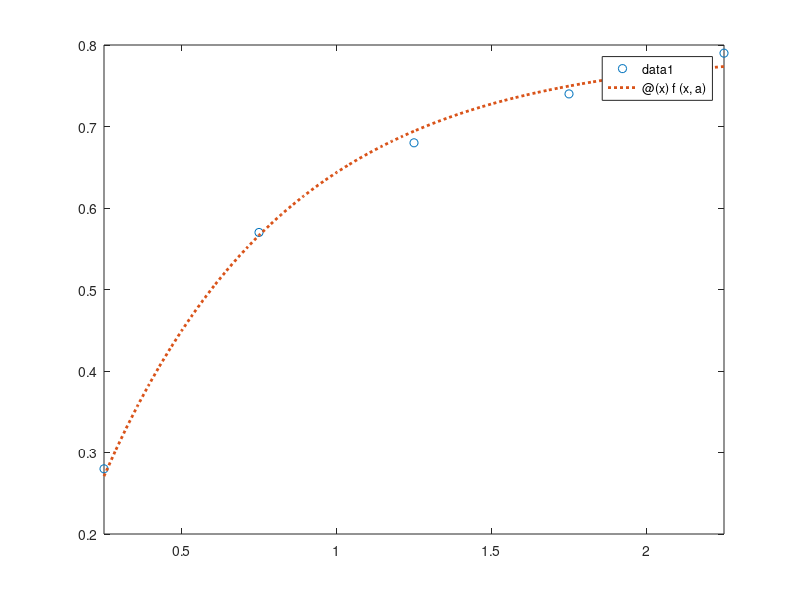

The MATLAB script that drew this image:
clc;clear;close all force;

load ex40

figure;
plot(x,y,'o');hold on;

f=@(x,a) a(1)*(1-exp(-a(2)*x));
res=@(x,a,y) sum((y-f(x,a)).^2);

a=fminsearch(@(a) res(x,a,y),[1;1])
fplot(@(x) f(x,a),[x(1) x(end)],':','linewidth',2);

